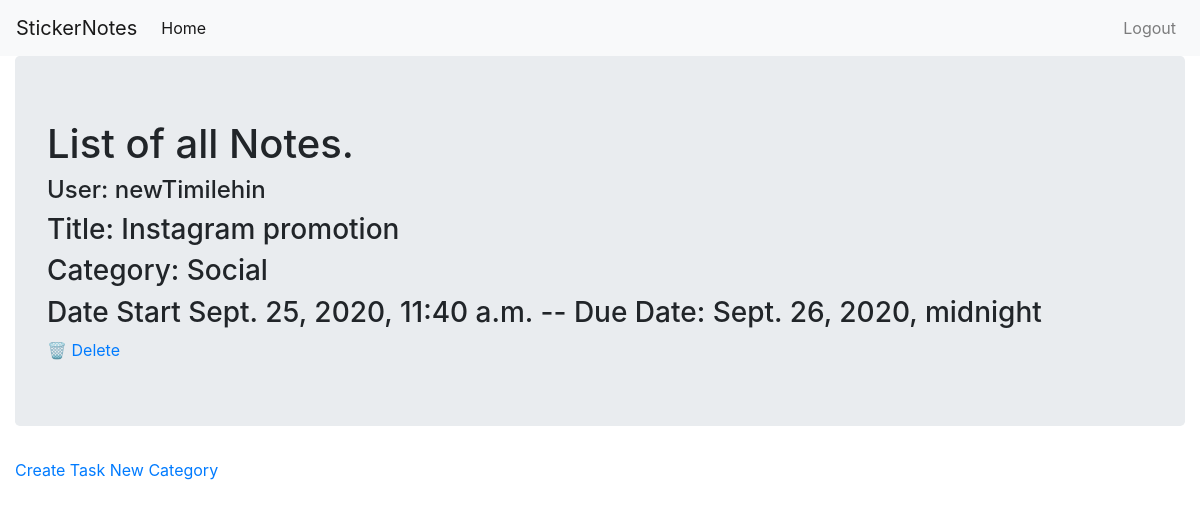
/notes/ (signed in), run on the app's committed database.
### notesapp/models.py (models this page shows, shortened)
class Notes(models.Model):
    title = models.CharField(max_length=100)
    category = models.ForeignKey(Category, on_delete=models.CASCADE)
    author = models.ForeignKey(User, on_delete=models.CASCADE)
    pub_date = models.DateTimeField(auto_now_add=True)
    due_date = models.DateTimeField()
    class Meta():
        ordering = ['-pub_date']

class Category(models.Model):
    name = models.CharField(max_length=30)
    def __str__(self):
        return self.name

### notesapp/views.py (the view)
# urls.py: path('', views.ListNotes.as_view(), name='home')
class ListNotes(LoginRequiredMixin, ListView):
    model = Notes
    template_name = 'notesapp/home.html'
    def get_context_data(self, **kwargs):
        context = super().get_context_data(**kwargs)
        context['notes'] = Notes.objects.filter(author=self.request.user)
        return context

### notesapp/templates/notesapp/home.html
{% extends 'notesapp/base.html' %}
{% block david %}
<div class="jumbotron">
    <h1>List of all Notes.</h1>
    {% if request.user.is_authenticated %}
    {% for sticky in notes %}
    <h4>User: {{sticky.author.username}}</h4>
    <h3>Title: {{sticky.title}}</h3>
    <h3>Category: {{sticky.category}}</h3>
    <h3>Date Start {{sticky.pub_date}} -- Due Date: {{sticky.due_date}}</h3>
    <a href="{% url 'delete_note' sticky.pk %}"> &#128465 Delete</a>
    {% empty %}
    <h1>You don't have notes</h1>
    {% endfor %}
    {% else %}
    <h1>You have to be logged in to see your activities!</h1>
    {% endif %}
</div>
<a href="{% url 'new_note' %}">Create Task</a>
<a href="{% url 'new_category' %}">New Category</a>
{% endblock %}

### data on the page
Notes: author.username "newTimilehin", title "Instagram promotion", category "Social", pub_date "Sept. 25, 2020, 11:40 a.m.", due_date "Sept. 26, 2020, midnight"
